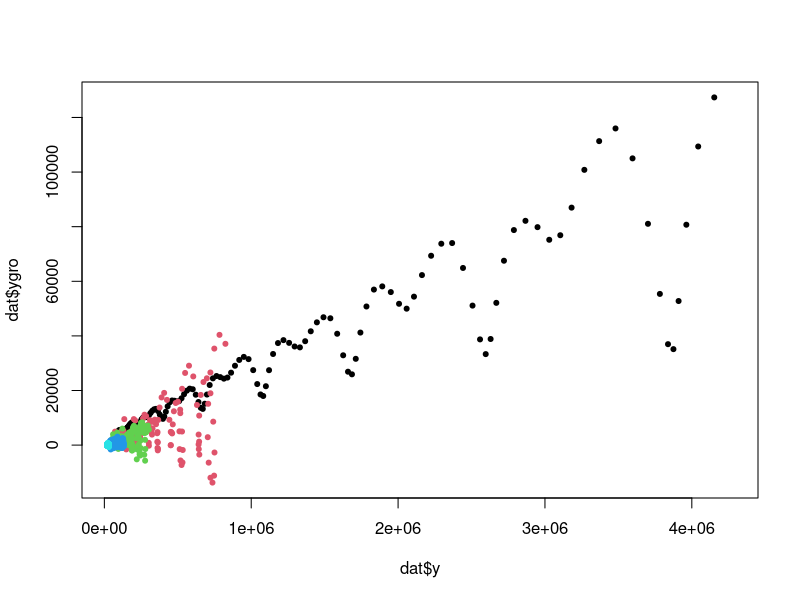
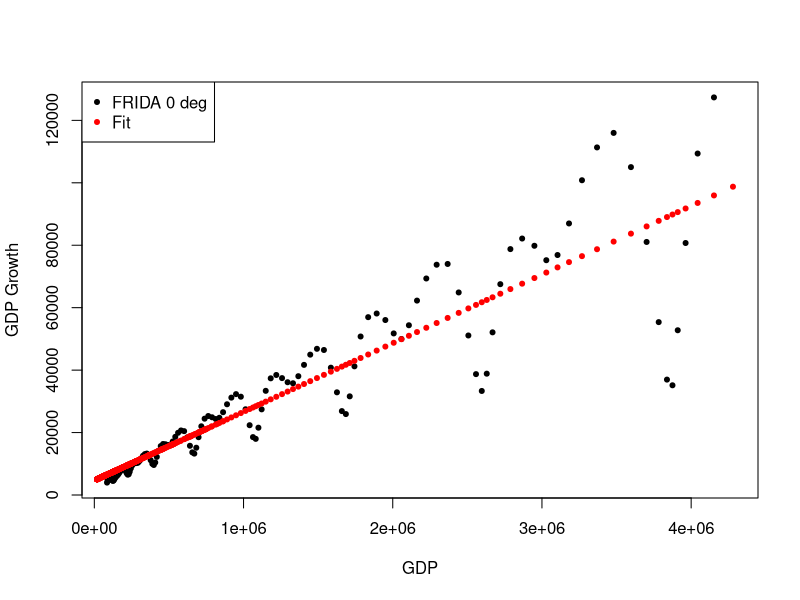
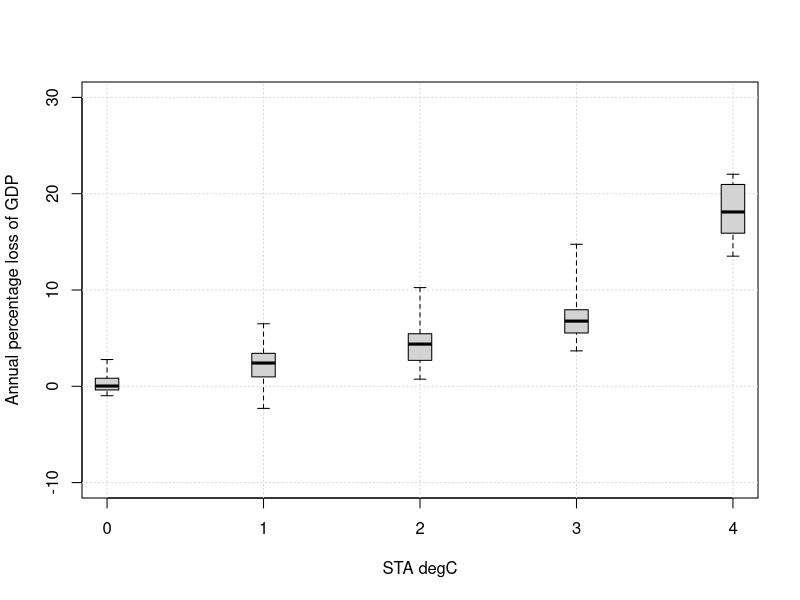

Reproduce these figures in R, in order.
# a file that has time in the rows and fixed temperatures in columns
y <- read.csv('realGDP.csv',row.names = 1)
# the lagged value of gdp
ylag <- y
ylag[2:nrow(ylag),]<- y[1:(nrow(y)-1),]
ylag[1,] <- NA
# the value of gdp one step ahead
yfut <- y
yfut[1:(nrow(y)-1),] <- y[2:nrow(y),]
yfut[nrow(y),] <- NA
# data frame for the models below
dat <- data.frame(y=unname(unlist(y)),ylag=unname(unlist(ylag)),yfut=unname(unlist(yfut)),
									year=rep(as.numeric(rownames(y)),ncol(y)),STA=rep(0:(ncol(y)-1),each=nrow(y)))
# gdp growth is future value - current
dat$ygro <- dat$yfut - dat$y
plot(dat$y,dat$ygro,col=dat$STA+1,pch=20)

# linear model explaining GDP growth by current gdp, but using only data from STA==0
groMod0 <- lm(ygro~y,data=dat[dat$STA==0,])
summary(groMod0)
# predicted growth if STA were 0
dat$predGro <- predict(groMod0,newdata = data.frame(y=dat$y))
# predicted gdp if STA were 0
dat$predy <- dat$ylag+predict(groMod0,newdata = data.frame(y=dat$ylag))

plot(dat$y[dat$STA==0],dat$ygro[dat$STA==0],pch=20,
		 xlab='GDP',ylab='GDP Growth')
points(dat$y,dat$predGro,pch=20,col='red')
legend('topleft',legend=c('FRIDA 0 deg','Fit'),col=c('black','red'),pch=20)


# loss from climate is difference between predicted (if STA were 0) - actual gdp
dat$yloss <- dat$predy -dat$y
# as relative
dat$yRelLoss <- dat$yloss/dat$predy
yRelLoss <- matrix(dat$yRelLoss,ncol=ncol(y))

plot(dat$STA,dat$yRelLoss*100,col=dat$STA+1,pch=20,
		 xlab='STA degC',ylab='Annual percentage loss of GDP',ylim=c(-10,30),
		 type='n')
grid()	
# points(dat$STA,dat$yRelLoss*100,col=1,pch=20)
boxplot(yRelLoss*100,at=0:(ncol(y)-1),add=T,boxwex=0.15,range=0,axes=F)
